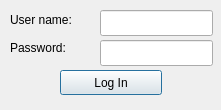
<?xml version="1.0" encoding="UTF-8"?>
<ui version="4.0">
 <class>Login</class>
 <widget class="QDialog" name="Login">
  <property name="geometry">
   <rect>
    <x>0</x>
    <y>0</y>
    <width>221</width>
    <height>110</height>
   </rect>
  </property>
  <property name="windowTitle">
   <string>Dialog</string>
  </property>
  <widget class="QLabel" name="label_5">
   <property name="geometry">
    <rect>
     <x>10</x>
     <y>40</y>
     <width>61</width>
     <height>16</height>
    </rect>
   </property>
   <property name="text">
    <string>Password:</string>
   </property>
  </widget>
  <widget class="QLineEdit" name="password">
   <property name="geometry">
    <rect>
     <x>100</x>
     <y>40</y>
     <width>113</width>
     <height>26</height>
    </rect>
   </property>
  </widget>
  <widget class="QLineEdit" name="user_name">
   <property name="geometry">
    <rect>
     <x>100</x>
     <y>10</y>
     <width>113</width>
     <height>26</height>
    </rect>
   </property>
  </widget>
  <widget class="QLabel" name="label_4">
   <property name="geometry">
    <rect>
     <x>10</x>
     <y>10</y>
     <width>81</width>
     <height>20</height>
    </rect>
   </property>
   <property name="text">
    <string>User name:</string>
   </property>
  </widget>
  <widget class="QPushButton" name="pushButton">
   <property name="geometry">
    <rect>
     <x>60</x>
     <y>70</y>
     <width>102</width>
     <height>25</height>
    </rect>
   </property>
   <property name="text">
    <string>Log In</string>
   </property>
  </widget>
 </widget>
 <resources/>
 <connections>
  <connection>
   <sender>pushButton</sender>
   <signal>clicked()</signal>
   <receiver>Login</receiver>
   <slot>accept()</slot>
   <hints>
    <hint type="sourcelabel">
     <x>110</x>
     <y>82</y>
    </hint>
    <hint type="destinationlabel">
     <x>110</x>
     <y>54</y>
    </hint>
   </hints>
  </connection>
 </connections>
</ui>
